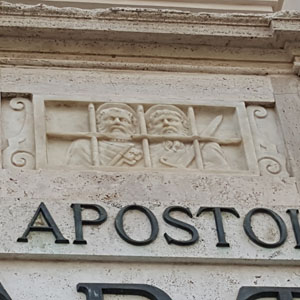
#> input picture _finalTest/add2.jpg, 300 x 300 px
$ python part6_14.py
#> lines starting #> are read from the running program, lines starting #| are printed output that depends on the picture
import numpy as np, cv2

image = cv2.imread("add2.jpg", cv2.IMREAD_COLOR)
#> image is the input picture: shape (300, 300, 3); mean B, G, R 133.2, 142.9, 150.3
if image is None : raise Exception("영상파일 읽기 오류")
if image.ndim != 3 : raise Exception("영상파일 차원 오류")

#HSV 칼라 공간 변화. 이번에는 빠르게 내장함수 사용.
# 내장함수 안쓰는건 이전 포스팅에
hsv_img = cv2.cvtColor(image, cv2.COLOR_BGR2HSV)
#> hsv_img: shape (300, 300, 3); mean H, S, V 27, 36.5, 151.1

# two dim histogram 구현, uint8로 8비트 단일 채널로 imshow에 출력할거야.
two_dim_histo = np.zeros((image.shape[:2]), np.uint8)

# calcHist
for row in range(hsv_img.shape[0]):
    for col in range(hsv_img.shape[1]):
        two_dim_histo[hsv_img[row, col, 0], hsv_img[row, col, 1]] += 1
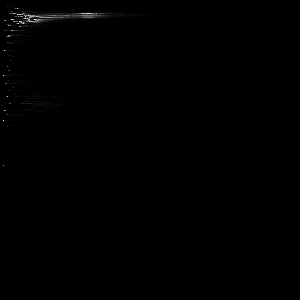
#> two_dim_histo: shape (300, 300); min 0, max 248, mean 0.7

max_val = 23 # np.max(two_dim_histo)
two_dim_histo = (two_dim_histo/max_val) * 255
# round 불가능 -> np.array로 재정렬.
two_dim_histo = np.array(two_dim_histo, np.uint8)

color_histo = np.zeros(image.shape, np.uint8) #3차원의 칼라를 넣을 image와 같은 3차원의 shape 생성.

for row in range(color_histo.shape[0]):
    for col in range(color_histo.shape[1]):
        color_histo[row, col] = [row, col, two_dim_histo[row, col]]
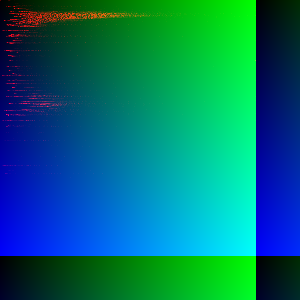
#> color_histo: shape (300, 300, 3); mean of channels 0, 1, 2 112, 112, 2.4; drawn as B, G, R

for row in range(color_histo.shape[0]):
    for col in range(color_histo.shape[1]):

        if two_dim_histo[row, col]>50:
#> (the run stopped early here; a loop or call above may not have finished)

$ run again, with _finalTest/color_space.jpg copied over _finalTest/add2.jpg
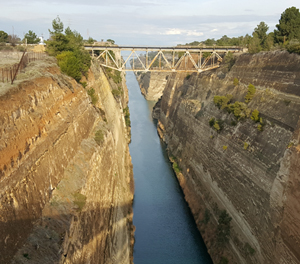
#> input picture _finalTest/color_space.jpg, 300 x 264 px
#> image is the input picture: shape (264, 300, 3); mean B, G, R 99.5, 123.8, 135.6
#> hsv_img: shape (264, 300, 3); mean H, S, V 39, 90.8, 140.9
#> after the loop `for row in range(hsv_img.shape[0]):`:
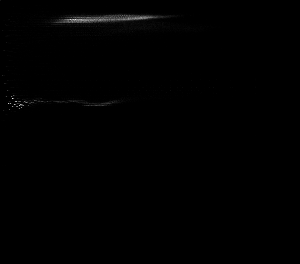
#> two_dim_histo: shape (264, 300); min 0, max 228, mean 0.9
#> after the loop `for row in range(color_histo.shape[0]):`:
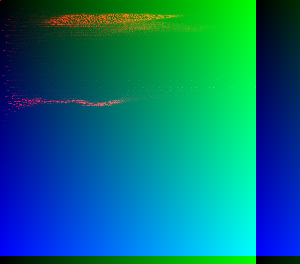
#> color_histo: shape (264, 300, 3); mean of channels 0, 1, 2 123.7, 112, 3.9; drawn as B, G, R
